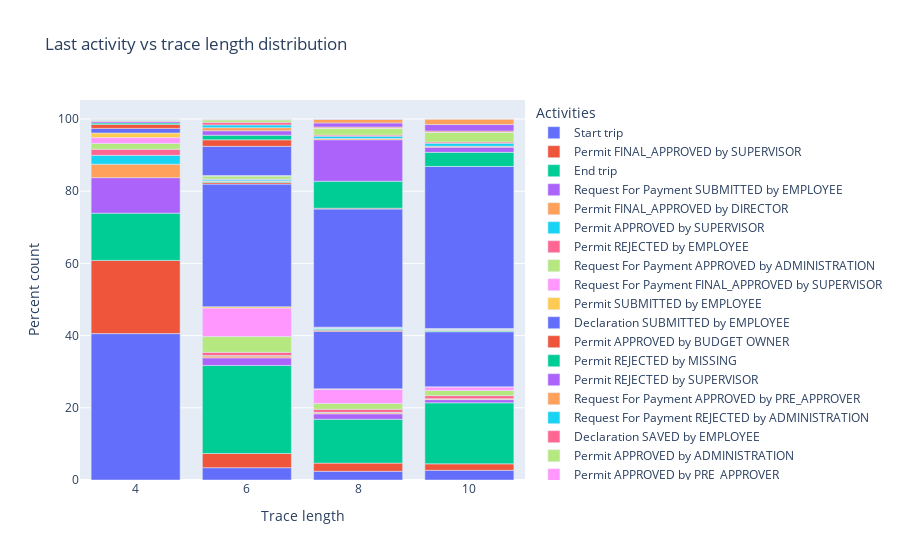

The code cell stored with this chart in its notebook:
### Code cell
# plot the distribution
import plotly.express as px
fig = px.bar(df_dist, x="Trace length", y="Percent count", color="Activities", title="Last activity vs trace length distribution")
fig.show()
fig.write_html("../docs/activity_vs_trace_length_distribution.html")

### Figure 1 — Plotly figure (JSON) as saved in the notebook; plotly's stock layout.template omitted (floating-point values rounded to 4 significant figures)
{"data": [{"alignmentgroup": "True", "hovertemplate": "Activities=Start trip<br>Trace length=%{x}<br>Percent count=%{y}<extra></extra>", "legendgroup": "Start trip", "marker": {"color": "#636efa", "pattern": {"shape": ""}}, "name": "Start trip", "offsetgroup": "Start trip", "orientation": "v", "showlegend": true, "textposition": "auto", "type": "bar", "x": [4, 6, 8, 10], "xaxis": "x", "y": [40.55, 3.413, 2.419, 2.69], "yaxis": "y"}, {"alignmentgroup": "True", "hovertemplate": "Activities=Permit FINAL_APPROVED by SUPERVISOR<br>Trace length=%{x}<br>Percent count=%{y}<extra></extra>", "legendgroup": "Permit FINAL_APPROVED by SUPERVISOR", "marker": {"color": "#EF553B", "pattern": {"shape": ""}}, "name": "Permit FINAL_APPROVED by SUPERVISOR", "offsetgroup": "Permit FINAL_APPROVED by SUPERVISOR", "orientation": "v", "showlegend": true, "textposition": "auto", "type": "bar", "x": [4, 6, 8, 10], "xaxis": "x", "y": [20.28, 3.933, 2.26, 1.786], "yaxis": "y"}, {"alignmentgroup": "True", "hovertemplate": "Activities=End trip<br>Trace length=%{x}<br>Percent count=%{y}<extra></extra>", "legendgroup": "End trip", "marker": {"color": "#00cc96", "pattern": {"shape": ""}}, "name": "End trip", "offsetgroup": "End trip", "orientation": "v", "showlegend": true, "textposition": "auto", "type": "bar", "x": [4, 6, 8, 10], "xaxis": "x", "y": [13.09, 24.39, 12.16, 16.91], "yaxis": "y"}, {"alignmentgroup": "True", "hovertemplate": "Activities=Request For Payment SUBMITTED by EMPLOYEE<br>Trace length=%{x}<br>Percent count=%{y}<extra></extra>", "legendgroup": "Request For Payment SUBMITTED by EMPLOYEE", "marker": {"color": "#ab63fa", "pattern": {"shape": ""}}, "name": "Request For Payment SUBMITTED by EMPLOYEE", "offsetgroup": "Request For Payment SUBMITTED by EMPLOYEE", "orientation": "v", "showlegend": true, "textposition": "auto", "type": "bar", "x": [4, 6, 8, 10], "xaxis": "x", "y": [9.833, 2.102, 1.492, 0.8816], "yaxis": "y"}, {"alignmentgroup": "True", "hovertemplate": "Activities=Permit FINAL_APPROVED by DIRECTOR<br>Trace length=%{x}<br>Percent count=%{y}<extra></extra>", "legendgroup": "Permit FINAL_APPROVED by DIRECTOR", "marker": {"color": "#FFA15A", "pattern": {"shape": ""}}, "name": "Permit FINAL_APPROVED by DIRECTOR", "offsetgroup": "Permit FINAL_APPROVED by DIRECTOR", "orientation": "v", "showlegend": true, "textposition": "auto", "type": "bar", "x": [4, 6, 8, 10], "xaxis": "x", "y": [3.73, 0.5199, 0.3165, 0.226], "yaxis": "y"}, {"alignmentgroup": "True", "hovertemplate": "Activities=Permit APPROVED by SUPERVISOR<br>Trace length=%{x}<br>Percent count=%{y}<extra></extra>", "legendgroup": "Permit APPROVED by SUPERVISOR", "marker": {"color": "#19d3f3", "pattern": {"shape": ""}}, "name": "Permit APPROVED by SUPERVISOR", "offsetgroup": "Permit APPROVED by SUPERVISOR", "orientation": "v", "showlegend": true, "textposition": "auto", "type": "bar", "x": [4, 6, 8, 10], "xaxis": "x", "y": [2.464, 0.1356, 0.09042, 0.04521], "yaxis": "y"}, {"alignmentgroup": "True", "hovertemplate": "Activities=Permit REJECTED by EMPLOYEE<br>Trace length=%{x}<br>Percent count=%{y}<extra></extra>", "legendgroup": "Permit REJECTED by EMPLOYEE", "marker": {"color": "#FF6692", "pattern": {"shape": ""}}, "name": "Permit REJECTED by EMPLOYEE", "offsetgroup": "Permit REJECTED by EMPLOYEE", "orientation": "v", "showlegend": true, "textposition": "auto", "type": "bar", "x": [4, 6, 8, 10], "xaxis": "x", "y": [1.673, 0.8816, 0.859, 0.8363], "yaxis": "y"}, {"alignmentgroup": "True", "hovertemplate": "Activities=Request For Payment APPROVED by ADMINISTRATION<br>Trace length=%{x}<br>Percent count=%{y}<extra></extra>", "legendgroup": "Request For Payment APPROVED by ADMINISTRATION", "marker": {"color": "#B6E880", "pattern": {"shape": ""}}, "name": "Request For Payment APPROVED by ADMINISTRATION", "offsetgroup": "Request For Payment APPROVED by ADMINISTRATION", "orientation": "v", "showlegend": true, "textposition": "auto", "type": "bar", "x": [4, 6, 8, 10], "xaxis": "x", "y": [1.627, 4.363, 1.627, 1.424], "yaxis": "y"}, {"alignmentgroup": "True", "hovertemplate": "Activities=Request For Payment FINAL_APPROVED by SUPERVISOR<br>Trace length=%{x}<br>Percent count=%{y}<extra></extra>", "legendgroup": "Request For Payment FINAL_APPROVED by SUPERVISOR", "marker": {"color": "#FF97FF", "pattern": {"shape": ""}}, "name": "Request For Payment FINAL_APPROVED by SUPERVISOR", "offsetgroup": "Request For Payment FINAL_APPROVED by SUPERVISOR", "orientation": "v", "showlegend": true, "textposition": "auto", "type": "bar", "x": [4, 6, 8, 10], "xaxis": "x", "y": [1.605, 7.911, 3.933, 0.9946], "yaxis": "y"}, {"alignmentgroup": "True", "hovertemplate": "Activities=Permit SUBMITTED by EMPLOYEE<br>Trace length=%{x}<br>Percent count=%{y}<extra></extra>", "legendgroup": "Permit SUBMITTED by EMPLOYEE", "marker": {"color": "#FECB52", "pattern": {"shape": ""}}, "name": "Permit SUBMITTED by EMPLOYEE", "offsetgroup": "Permit SUBMITTED by EMPLOYEE", "orientation": "v", "showlegend": true, "textposition": "auto", "type": "bar", "x": [4, 6, 8, 10], "xaxis": "x", "y": [1.288, 0.3617, 0.09042, 0.04521], "yaxis": "y"}, {"alignmentgroup": "True", "hovertemplate": "Activities=Declaration SUBMITTED by EMPLOYEE<br>Trace length=%{x}<br>Percent count=%{y}<extra></extra>", "legendgroup": "Declaration SUBMITTED by EMPLOYEE", "marker": {"color": "#636efa", "pattern": {"shape": ""}}, "name": "Declaration SUBMITTED by EMPLOYEE", "offsetgroup": "Declaration SUBMITTED by EMPLOYEE", "orientation": "v", "showlegend": true, "textposition": "auto", "type": "bar", "x": [4, 6, 8, 10], "xaxis": "x", "y": [1.266, 33.95, 15.91, 15.24], "yaxis": "y"}, {"alignmentgroup": "True", "hovertemplate": "Activities=Permit APPROVED by BUDGET OWNER<br>Trace length=%{x}<br>Percent count=%{y}<extra></extra>", "legendgroup": "Permit APPROVED by BUDGET OWNER", "marker": {"color": "#EF553B", "pattern": {"shape": ""}}, "name": "Permit APPROVED by BUDGET OWNER", "offsetgroup": "Permit APPROVED by BUDGET OWNER", "orientation": "v", "showlegend": true, "textposition": "auto", "type": "bar", "x": [4, 6, 8, 10], "xaxis": "x", "y": [1.108, 0.4295, 0.2939, 0.09042], "yaxis": "y"}, {"alignmentgroup": "True", "hovertemplate": "Activities=Permit REJECTED by MISSING<br>Trace length=%{x}<br>Percent count=%{y}<extra></extra>", "legendgroup": "Permit REJECTED by MISSING", "marker": {"color": "#00cc96", "pattern": {"shape": ""}}, "name": "Permit REJECTED by MISSING", "offsetgroup": "Permit REJECTED by MISSING", "orientation": "v", "showlegend": true, "textposition": "auto", "type": "bar", "x": [4, 6, 8, 10], "xaxis": "x", "y": [0.4069, 0.3391, 0.3617, 0.2939], "yaxis": "y"}, {"alignmentgroup": "True", "hovertemplate": "Activities=Permit REJECTED by SUPERVISOR<br>Trace length=%{x}<br>Percent count=%{y}<extra></extra>", "legendgroup": "Permit REJECTED by SUPERVISOR", "marker": {"color": "#ab63fa", "pattern": {"shape": ""}}, "name": "Permit REJECTED by SUPERVISOR", "offsetgroup": "Permit REJECTED by SUPERVISOR", "orientation": "v", "showlegend": true, "textposition": "auto", "type": "bar", "x": [4, 6, 8, 10], "xaxis": "x", "y": [0.3843, 0.04521, 0.0226, 0.0226], "yaxis": "y"}, {"alignmentgroup": "True", "hovertemplate": "Activities=Request For Payment APPROVED by PRE_APPROVER<br>Trace length=%{x}<br>Percent count=%{y}<extra></extra>", "legendgroup": "Request For Payment APPROVED by PRE_APPROVER", "marker": {"color": "#FFA15A", "pattern": {"shape": ""}}, "name": "Request For Payment APPROVED by PRE_APPROVER", "offsetgroup": "Request For Payment APPROVED by PRE_APPROVER", "orientation": "v", "showlegend": true, "textposition": "auto", "type": "bar", "x": [4, 6, 8, 10], "xaxis": "x", "y": [0.2712, 0.1356, 0.1356, 0.2486], "yaxis": "y"}, {"alignmentgroup": "True", "hovertemplate": "Activities=Request For Payment REJECTED by ADMINISTRATION<br>Trace length=%{x}<br>Percent count=%{y}<extra></extra>", "legendgroup": "Request For Payment REJECTED by ADMINISTRATION", "marker": {"color": "#19d3f3", "pattern": {"shape": ""}}, "name": "Request For Payment REJECTED by ADMINISTRATION", "offsetgroup": "Request For Payment REJECTED by ADMINISTRATION", "orientation": "v", "showlegend": true, "textposition": "auto", "type": "bar", "x": [4, 6, 8, 10], "xaxis": "x", "y": [0.1356, 0.3843, 0.1582, 0.113], "yaxis": "y"}, {"alignmentgroup": "True", "hovertemplate": "Activities=Declaration SAVED by EMPLOYEE<br>Trace length=%{x}<br>Percent count=%{y}<extra></extra>", "legendgroup": "Declaration SAVED by EMPLOYEE", "marker": {"color": "#FF6692", "pattern": {"shape": ""}}, "name": "Declaration SAVED by EMPLOYEE", "offsetgroup": "Declaration SAVED by EMPLOYEE", "orientation": "v", "showlegend": true, "textposition": "auto", "type": "bar", "x": [4, 6, 8, 10], "xaxis": "x", "y": [0.09042, 0.09042, 0.04521, 0.09042], "yaxis": "y"}, {"alignmentgroup": "True", "hovertemplate": "Activities=Permit APPROVED by ADMINISTRATION<br>Trace length=%{x}<br>Percent count=%{y}<extra></extra>", "legendgroup": "Permit APPROVED by ADMINISTRATION", "marker": {"color": "#B6E880", "pattern": {"shape": ""}}, "name": "Permit APPROVED by ADMINISTRATION", "offsetgroup": "Permit APPROVED by ADMINISTRATION", "orientation": "v", "showlegend": true, "textposition": "auto", "type": "bar", "x": [4, 6, 8, 10], "xaxis": "x", "y": [0.09042, 0.7911, 0.09042, 0.04521], "yaxis": "y"}, {"alignmentgroup": "True", "hovertemplate": "Activities=Permit APPROVED by PRE_APPROVER<br>Trace length=%{x}<br>Percent count=%{y}<extra></extra>", "legendgroup": "Permit APPROVED by PRE_APPROVER", "marker": {"color": "#FF97FF", "pattern": {"shape": ""}}, "name": "Permit APPROVED by PRE_APPROVER", "offsetgroup": "Permit APPROVED by PRE_APPROVER", "orientation": "v", "showlegend": true, "textposition": "auto", "type": "bar", "x": [4, 6, 8], "xaxis": "x", "y": [0.04521, 0.1356, 0.06781], "yaxis": "y"}, {"alignmentgroup": "True", "hovertemplate": "Activities=Request For Payment SAVED by EMPLOYEE<br>Trace length=%{x}<br>Percent count=%{y}<extra></extra>", "legendgroup": "Request For Payment SAVED by EMPLOYEE", "marker": {"color": "#FECB52", "pattern": {"shape": ""}}, "name": "Request For Payment SAVED by EMPLOYEE", "offsetgroup": "Request For Payment SAVED by EMPLOYEE", "orientation": "v", "showlegend": true, "textposition": "auto", "type": "bar", "x": [4, 6], "xaxis": "x", "y": [0.04521, 0.0226], "yaxis": "y"}, {"alignmentgroup": "True", "hovertemplate": "Activities=Declaration FINAL_APPROVED by SUPERVISOR<br>Trace length=%{x}<br>Percent count=%{y}<extra></extra>", "legendgroup": "Declaration FINAL_APPROVED by SUPERVISOR", "marker": {"color": "#636efa", "pattern": {"shape": ""}}, "name": "Declaration FINAL_APPROVED by SUPERVISOR", "offsetgroup": "Declaration FINAL_APPROVED by SUPERVISOR", "orientation": "v", "showlegend": true, "textposition": "auto", "type": "bar", "x": [4, 6, 8, 10], "xaxis": "x", "y": [0.0226, 8.092, 32.73, 44.87], "yaxis": "y"}, {"alignmentgroup": "True", "hovertemplate": "Activities=Send Reminder<br>Trace length=%{x}<br>Percent count=%{y}<extra></extra>", "legendgroup": "Send Reminder", "marker": {"color": "#EF553B", "pattern": {"shape": ""}}, "name": "Send Reminder", "offsetgroup": "Send Reminder", "orientation": "v", "showlegend": true, "textposition": "auto", "type": "bar", "x": [6, 8, 10], "xaxis": "x", "y": [1.808, 0.226, 0.0226], "yaxis": "y"}, {"alignmentgroup": "True", "hovertemplate": "Activities=Payment Handled<br>Trace length=%{x}<br>Percent count=%{y}<extra></extra>", "legendgroup": "Payment Handled", "marker": {"color": "#00cc96", "pattern": {"shape": ""}}, "name": "Payment Handled", "offsetgroup": "Payment Handled", "orientation": "v", "showlegend": true, "textposition": "auto", "type": "bar", "x": [6, 8, 10], "xaxis": "x", "y": [1.266, 7.459, 3.888], "yaxis": "y"}, {"alignmentgroup": "True", "hovertemplate": "Activities=Declaration APPROVED by ADMINISTRATION<br>Trace length=%{x}<br>Percent count=%{y}<extra></extra>", "legendgroup": "Declaration APPROVED by ADMINISTRATION", "marker": {"color": "#ab63fa", "pattern": {"shape": ""}}, "name": "Declaration APPROVED by ADMINISTRATION", "offsetgroup": "Declaration APPROVED by ADMINISTRATION", "orientation": "v", "showlegend": true, "textposition": "auto", "type": "bar", "x": [6, 8, 10], "xaxis": "x", "y": [1.243, 11.51, 1.447], "yaxis": "y"}, {"alignmentgroup": "True", "hovertemplate": "Activities=Request For Payment REJECTED by EMPLOYEE<br>Trace length=%{x}<br>Percent count=%{y}<extra></extra>", "legendgroup": "Request For Payment REJECTED by EMPLOYEE", "marker": {"color": "#FFA15A", "pattern": {"shape": ""}}, "name": "Request For Payment REJECTED by EMPLOYEE", "offsetgroup": "Request For Payment REJECTED by EMPLOYEE", "orientation": "v", "showlegend": true, "textposition": "auto", "type": "bar", "x": [6, 8, 10], "xaxis": "x", "y": [0.859, 0.3391, 0.2486], "yaxis": "y"}, {"alignmentgroup": "True", "hovertemplate": "Activities=Request For Payment APPROVED by BUDGET OWNER<br>Trace length=%{x}<br>Percent count=%{y}<extra></extra>", "legendgroup": "Request For Payment APPROVED by BUDGET OWNER", "marker": {"color": "#19d3f3", "pattern": {"shape": ""}}, "name": "Request For Payment APPROVED by BUDGET OWNER", "offsetgroup": "Request For Payment APPROVED by BUDGET OWNER", "orientation": "v", "showlegend": true, "textposition": "auto", "type": "bar", "x": [6, 8, 10], "xaxis": "x", "y": [0.7685, 0.6555, 0.8363], "yaxis": "y"}, {"alignmentgroup": "True", "hovertemplate": "Activities=Declaration APPROVED by PRE_APPROVER<br>Trace length=%{x}<br>Percent count=%{y}<extra></extra>", "legendgroup": "Declaration APPROVED by PRE_APPROVER", "marker": {"color": "#FF6692", "pattern": {"shape": ""}}, "name": "Declaration APPROVED by PRE_APPROVER", "offsetgroup": "Declaration APPROVED by PRE_APPROVER", "orientation": "v", "showlegend": true, "textposition": "auto", "type": "bar", "x": [6, 8, 10], "xaxis": "x", "y": [0.7007, 0.2939, 0.3391], "yaxis": "y"}, {"alignmentgroup": "True", "hovertemplate": "Activities=Request Payment<br>Trace length=%{x}<br>Percent count=%{y}<extra></extra>", "legendgroup": "Request Payment", "marker": {"color": "#B6E880", "pattern": {"shape": ""}}, "name": "Request Payment", "offsetgroup": "Request Payment", "orientation": "v", "showlegend": true, "textposition": "auto", "type": "bar", "x": [6, 8, 10], "xaxis": "x", "y": [0.6781, 1.786, 2.645], "yaxis": "y"}, {"alignmentgroup": "True", "hovertemplate": "Activities=Request For Payment REJECTED by SUPERVISOR<br>Trace length=%{x}<br>Percent count=%{y}<extra></extra>", "legendgroup": "Request For Payment REJECTED by SUPERVISOR", "marker": {"color": "#FF97FF", "pattern": {"shape": ""}}, "name": "Request For Payment REJECTED by SUPERVISOR", "offsetgroup": "Request For Payment REJECTED by SUPERVISOR", "orientation": "v", "showlegend": true, "textposition": "auto", "type": "bar", "x": [6, 10], "xaxis": "x", "y": [0.09042, 0.0226], "yaxis": "y"}, {"alignmentgroup": "True", "hovertemplate": "Activities=Request For Payment FINAL_APPROVED by DIRECTOR<br>Trace length=%{x}<br>Percent count=%{y}<extra></extra>", "legendgroup": "Request For Payment FINAL_APPROVED by DIRECTOR", "marker": {"color": "#FECB52", "pattern": {"shape": ""}}, "name": "Request For Payment FINAL_APPROVED by DIRECTOR", "offsetgroup": "Request For Payment FINAL_APPROVED by DIRECTOR", "orientation": "v", "showlegend": true, "textposition": "auto", "type": "bar", "x": [6, 8, 10], "xaxis": "x", "y": [0.06781, 0.1582, 0.09042], "yaxis": "y"}, {"alignmentgroup": "True", "hovertemplate": "Activities=Request For Payment APPROVED by SUPERVISOR<br>Trace length=%{x}<br>Percent count=%{y}<extra></extra>", "legendgroup": "Request For Payment APPROVED by SUPERVISOR", "marker": {"color": "#636efa", "pattern": {"shape": ""}}, "name": "Request For Payment APPROVED by SUPERVISOR", "offsetgroup": "Request For Payment APPROVED by SUPERVISOR", "orientation": "v", "showlegend": true, "textposition": "auto", "type": "bar", "x": [6, 8, 10], "xaxis": "x", "y": [0.04521, 0.06781, 0.04521], "yaxis": "y"}, {"alignmentgroup": "True", "hovertemplate": "Activities=Declaration APPROVED by SUPERVISOR<br>Trace length=%{x}<br>Percent count=%{y}<extra></extra>", "legendgroup": "Declaration APPROVED by SUPERVISOR", "marker": {"color": "#EF553B", "pattern": {"shape": ""}}, "name": "Declaration APPROVED by SUPERVISOR", "offsetgroup": "Declaration APPROVED by SUPERVISOR", "orientation": "v", "showlegend": true, "textposition": "auto", "type": "bar", "x": [6, 8, 10], "xaxis": "x", "y": [0.0226, 0.226, 0.2486], "yaxis": "y"}, {"alignmentgroup": "True", "hovertemplate": "Activities=Permit REJECTED by ADMINISTRATION<br>Trace length=%{x}<br>Percent count=%{y}<extra></extra>", "legendgroup": "Permit REJECTED by ADMINISTRATION", "marker": {"color": "#00cc96", "pattern": {"shape": ""}}, "name": "Permit REJECTED by ADMINISTRATION", "offsetgroup": "Permit REJECTED by ADMINISTRATION", "orientation": "v", "showlegend": true, "textposition": "auto", "type": "bar", "x": [6], "xaxis": "x", "y": [0.0226], "yaxis": "y"}, {"alignmentgroup": "True", "hovertemplate": "Activities=Declaration FINAL_APPROVED by DIRECTOR<br>Trace length=%{x}<br>Percent count=%{y}<extra></extra>", "legendgroup": "Declaration FINAL_APPROVED by DIRECTOR", "marker": {"color": "#ab63fa", "pattern": {"shape": ""}}, "name": "Declaration FINAL_APPROVED by DIRECTOR", "offsetgroup": "Declaration FINAL_APPROVED by DIRECTOR", "orientation": "v", "showlegend": true, "textposition": "auto", "type": "bar", "x": [8, 10], "xaxis": "x", "y": [1.13, 1.786], "yaxis": "y"}, {"alignmentgroup": "True", "hovertemplate": "Activities=Declaration APPROVED by BUDGET OWNER<br>Trace length=%{x}<br>Percent count=%{y}<extra></extra>", "legendgroup": "Declaration APPROVED by BUDGET OWNER", "marker": {"color": "#FFA15A", "pattern": {"shape": ""}}, "name": "Declaration APPROVED by BUDGET OWNER", "offsetgroup": "Declaration APPROVED by BUDGET OWNER", "orientation": "v", "showlegend": true, "textposition": "auto", "type": "bar", "x": [8, 10], "xaxis": "x", "y": [0.972, 1.514], "yaxis": "y"}, {"alignmentgroup": "True", "hovertemplate": "Activities=Request For Payment REJECTED by PRE_APPROVER<br>Trace length=%{x}<br>Percent count=%{y}<extra></extra>", "legendgroup": "Request For Payment REJECTED by PRE_APPROVER", "marker": {"color": "#19d3f3", "pattern": {"shape": ""}}, "name": "Request For Payment REJECTED by PRE_APPROVER", "offsetgroup": "Request For Payment REJECTED by PRE_APPROVER", "orientation": "v", "showlegend": true, "textposition": "auto", "type": "bar", "x": [8, 10], "xaxis": "x", "y": [0.06781, 0.0226], "yaxis": "y"}, {"alignmentgroup": "True", "hovertemplate": "Activities=Permit REJECTED by BUDGET OWNER<br>Trace length=%{x}<br>Percent count=%{y}<extra></extra>", "legendgroup": "Permit REJECTED by BUDGET OWNER", "marker": {"color": "#FF6692", "pattern": {"shape": ""}}, "name": "Permit REJECTED by BUDGET OWNER", "offsetgroup": "Permit REJECTED by BUDGET OWNER", "orientation": "v", "showlegend": true, "textposition": "auto", "type": "bar", "x": [8], "xaxis": "x", "y": [0.04521], "yaxis": "y"}], "layout": {"barmode": "relative", "legend": {"title": {"text": "Activities"}, "tracegroupgap": 0}, "title": {"text": "Last activity vs trace length distribution"}, "xaxis": {"anchor": "y", "domain": [0, 1], "title": {"text": "Trace length"}}, "yaxis": {"anchor": "x", "domain": [0, 1], "title": {"text": "Percent count"}}}}
